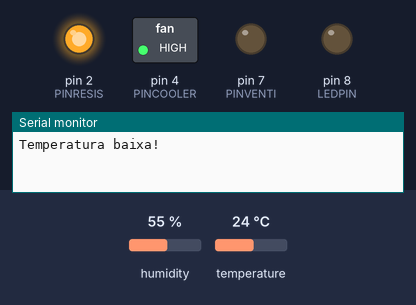
A sketch run on a simulated Arduino Uno, built with avr-gcc and run on an emulated ATmega328P. On the bench: switched loads named in the sketch (green lamp = pin HIGH), output pins drawn as LEDs (lit = HIGH), the last lines printed to the serial monitor. The inputs (shaded band) are chosen by the test bench; at power-on: temperature 24 °C, humidity 55 %.

Above: at 2.9 s.
3.0 s: temperature set to 36 °C
5.8 s: temperature set to 36.8 °C
At 7.5 s:
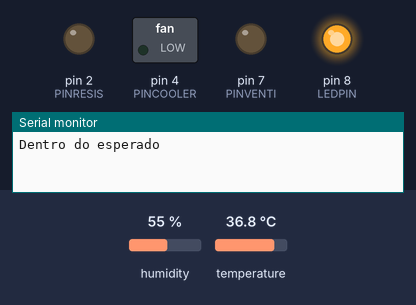
8.6 s: temperature set to 38.8 °C
At 11.6 s:
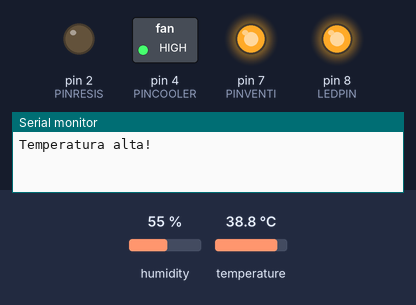
11.9 s: temperature set to 12 °C
At 13.0 s:
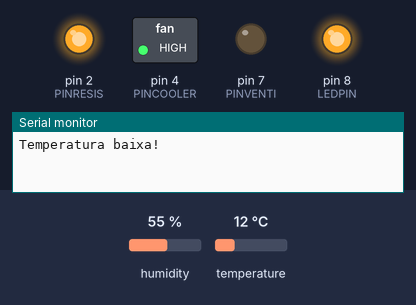
14.7 s: temperature set to 41 °C
At 17.1 s:
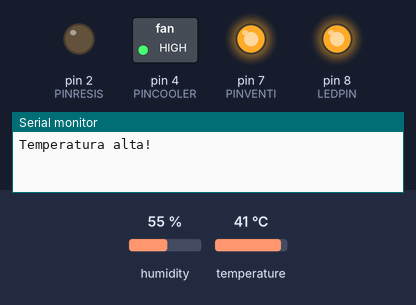
18.1 s: temperature set to 19 °C
At 19.6 s:
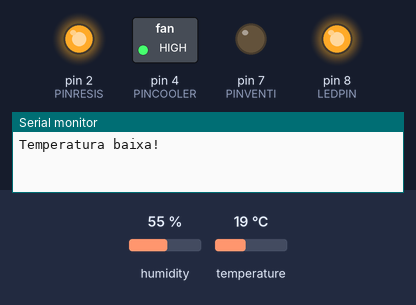
Timing chart, 0 to 21.1 s (numbered marks = the images above; inputs shaded):
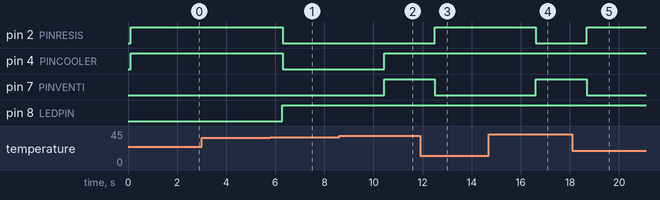

The sketch:

controle_Chocadeira.ino
```cpp
//Autor: Isidoro Evandro Schut
//Projeto: Chocadeira de Ovos
//
//
//Para que funcione corretamente eh necessario instalar as bibliotecas:
//Adafruit-Sensor: https://github.com/adafruit/Adafruit_Sensor/tree/master
//DHT-sensor: https://www.arduino.cc/reference/en/libraries/dht-sensor-library/

/*
Bibliotecas
*/

#include "DHT.h"

/*
Variaveis e constantes
*/

#define DHTPIN 11         //pino usado sensor
#define DHTTYPE DHT22     //tipo do sensor

float tmin = 36.5;        //temperatura minima
float tmax = 38;          //temperatura maxima

/*
Enderecamento hardware
*/

const int LEDPIN = 8;     //led vermelho indicacao
const int PINRESIS = 2;   //led azul resistecia
const int PINCOOLER = 4;  //led amarelo injecao de umidade e calor
const int PINVENTI = 7;   //led verde retirada de umidade e calor

/*
Objetos
*/
DHT dht(DHTPIN, DHTTYPE); //objeto do sensor

/*
Inicializacao
*/

void setup() {
  Serial.begin(9600);
  Serial.print("DHTTYPE: ");
  Serial.println(DHTTYPE);
  Serial.println("Type,\tumidae (%),\ttemperatura (C)\ttempo (br)");
  dht.begin();

  pinMode(LEDPIN, OUTPUT);
  pinMode(PINRESIS, OUTPUT);
  pinMode(PINCOOLER, OUTPUT);
  pinMode(PINVENTI, OUTPUT);
}

/*
Leituras
*/

void loop() {
  float h = dht.readHumidity();
  float t = dht.readTemperature();
  float f = dht.readTemperature(true);

  if (isnan(h) || isnan(t) || isnan(f)) {
    Serial.println(F("Sem resposta do sensor!"));
    return;
  }

  leitura(h, t, f);
  checkTemp(t);
  checkHumidity(h);
  delay(2000);
}

/*
Funcao de leitura
*/

void leitura(float h, float t, float f) {
  float hif = dht.computeHeatIndex(f, h);
  float hic = dht.computeHeatIndex(t, h, false);

  Serial.print("DHTTYPE: ");
  Serial.print(DHTTYPE);
  Serial.print(F("   Umidade: "));
  Serial.print(h);
  Serial.print(F("%  Temperatua: "));
  Serial.print(t);
  Serial.print(F("°C "));
  Serial.print(f);
  Serial.print(F("°F  Sensacao Termica: "));
  Serial.print(hic);
  Serial.print(F("°C "));
  Serial.print(hif);
  Serial.println(F("°F"));
}

/*
Funcoes de controle
*/

void checkTemp(float t) {
  t = dht.readTemperature();
  if (t >= tmin && t<=tmax) {
    digitalWrite(LEDPIN, HIGH);
    Serial.println("Dentro do esperado");
    digitalWrite(PINRESIS, LOW);
    digitalWrite(PINCOOLER, LOW);
    digitalWrite(PINVENTI, LOW);
  } else if (t <= tmin) {
    Serial.println("Temperatura baixa!");
    digitalWrite(PINRESIS, HIGH);
    digitalWrite(PINCOOLER, HIGH);
    digitalWrite(PINVENTI, LOW);
  } /*else if (t <= tmax) {
    Serial.println("Temperatura ideal!");

  } */else if(t >= tmax) {
    Serial.println("Temperatura alta!");
    digitalWrite(PINVENTI, HIGH);
    digitalWrite(PINRESIS, LOW);
    digitalWrite(PINCOOLER, HIGH);
    /*delay(3000);
    digitalWrite(PINVENTI, LOW);
    digitalWrite(PINCOOLER, LOW); */
  }
  else {
    Serial.println("Fora do esperado");
  }
}

void checkHumidity(float h) {
  //logica da umidade
}
```

Measured:
- the behaviour switches between 36.4 and 36.5 °C on temperature (found by bisection; images 0 and 1)
- the behaviour switches between 38 and 38.1 °C on temperature (found by bisection; images 1 and 2)
- after the input at 5.8 s, pin 2 (PINRESIS), pin 4 (PINCOOLER): HIGH → LOW after 0.51 s; pin 8 (LEDPIN): LOW → HIGH after 0.49 s
- after the input at 8.6 s, pin 4 (PINCOOLER), pin 7 (PINVENTI): LOW → HIGH after 1.8 s
- after the input at 11.9 s, pin 2 (PINRESIS): LOW → HIGH after 0.59 s; pin 7 (PINVENTI): HIGH → LOW after 0.59 s
- after the input at 14.7 s, pin 2 (PINRESIS): HIGH → LOW after 1.9 s; pin 7 (PINVENTI): LOW → HIGH after 1.9 s
- after the input at 18.1 s, pin 2 (PINRESIS): LOW → HIGH after 0.58 s; pin 7 (PINVENTI): HIGH → LOW after 0.58 s
